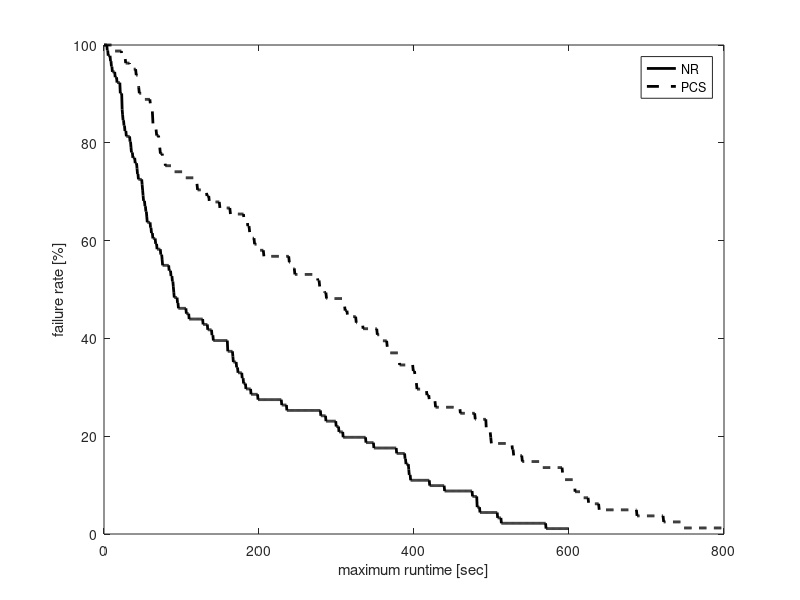

MATLAB code for this plot:
% Performance comparison between the reviewed methods for planning with PRM.
% The experiment is in one scene with obstacles where the start and goal configurations
% are:
% State c_start = {0.5236, 1.74753, -1.8326, -1.4835,	1.5708,	0, 1.004278, 0.2729, 0.9486, -1.15011, 1.81001, -1.97739};
% State c_goal = {0.5236, 0.349.007, 0.69813, -1.3963, 1.5708, 0, 0.7096, 1.8032, -1.7061, -1.6286, 1.9143, -2.0155}; // Robot 2 no backflip - Elbow down
% This while benchmarking the maximum step distance.
% With joint limits of the ABB robots.
% last updated: 10/04/17

clear all
clc

%%
D1 = load('Benchmark_PRM_GD_3poles_rB.txt');
% D1 = D1(D1(:,2)==1,:);
D1 = D1(:,2:end);

D2 = load('Benchmark_PRM_PCS_3poles_rB.txt'); 
% D2 = D2(D2(:,2)==1,:);
D2 = D2(:,2:end);

% D3 = load('Benchmark_PRM_RLX_eps5_3poles_rB.txt'); 
% % D3 = D3(D3(:,2)==1,:);
% D3 = D3(:,2:end);
% 
% D4 = load('Benchmark_PRM_SG_3poles_rB.txt'); 
% D4 = D4(D4(:,2)==1,:);
% D4 = D4(:,2:end);

%% GD
suc = D1(:,1)==1;

D = D1;
disp('------------------------------------');
disp('GD:');
disp(['Results of ' num2str(size(D,1)) ' queries.']);
disp(['Avg. runtime: ' num2str(mean(D(:,3)))  ' +/- ' num2str(std(D(:,3))/sqrt(size(D,1))) ' sec ']);
disp(['Min. runtime: ' num2str(min(D(:,3))) ' sec ']);
disp(['Avg. nodes in path: ' num2str(floor(mean(D(:,9)))) ]);
disp(['Avg. nodes in trees: ' num2str(floor(mean(D(:,10)))) ]);
disp(['Avg. number of projections: ' num2str(floor(mean(D(:,4)))) ]);
disp(['Avg. local-connection time: ' num2str(mean(D(:,11)./D(:,12))*1e3)  ' +/- ' num2str(std(D(:,11)./D(:,12))/sqrt(size(D,1))*1e3) ' msec ']);
disp(['Avg. total local-connection time: ' num2str(mean(D(:,11)))  ' +/- ' num2str(std(D(:,11))/sqrt(size(D,1))) ' sec ']);
disp(['Avg. number of local connection checks: ' num2str(mean(D(:,12)))]);
disp(['Local connection success rate: ' num2str(100*mean(D(:,13)./D(:,12))) '%.']);
disp(['Local connection checks per sec: ' num2str(mean(D(:,12)./D(:,3)))]);
disp(['Avg. collision check time: ' num2str(mean(D(:,7))) ' sec.']);
disp(['Avg. sampling time: ' num2str(mean(D(:,14)))  ' +/- ' num2str(std(D(:,14))/sqrt(size(D,1))) ' sec ']);
disp(['Avg. number of samples: ' num2str(mean(D(:,15)+D(:,16)))]);
disp(['Avg. number of successful samples: ' num2str(mean(D(:,15)))]);
disp(['Sampling fail rate: ' num2str(100-100*mean(D(:,15)./(D(:,15)+D(:,16)))) '%.']);

t = D(:,3);
maxT = max(t);
T = linspace(0,maxT,1000);
for i = 2:length(T)
    s = t < T(i);
    M(i) = 1-sum(s)/length(t);
end
M(1) = 1;
T1 = T;
M1 = M;

%% PCS
suc = D2(:,1)==1;

D = D2;
disp('------------------------------------');
disp('PCS:');
disp(['Results of ' num2str(size(D,1)) ' queries.']);
disp(['Avg. runtime: ' num2str(mean(D(:,3)))  ' +/- ' num2str(std(D(:,3))/sqrt(size(D,1))) ' sec ']);
disp(['Min. runtime: ' num2str(min(D(:,3))) ' sec ']);
disp(['Avg. nodes in path: ' num2str(floor(mean(D(:,9)))) ]);
disp(['Avg. nodes in trees: ' num2str(floor(mean(D(:,10)))) ]);
disp(['Avg. number of projections: ' num2str(floor(mean(D(:,4)))) ]);
disp(['Avg. local-connection time: ' num2str(mean(D(:,11)./D(:,12))*1e3)  ' +/- ' num2str(std(D(:,11)./D(:,12))/sqrt(size(D,1))*1e3) ' msec ']);
disp(['Avg. total local-connection time: ' num2str(mean(D(:,11)))  ' +/- ' num2str(std(D(:,11))/sqrt(size(D,1))) ' sec ']);
disp(['Avg. number of local connection checks: ' num2str(mean(D(:,12)))]);
disp(['Local connection success rate: ' num2str(100*mean(D(:,13)./D(:,12))) '%.']);
disp(['Local connection checks per sec: ' num2str(mean(D(:,12)./D(:,3)))]);
disp(['Avg. collision check time: ' num2str(mean(D(:,7))) ' sec.']);
disp(['Avg. sampling time: ' num2str(mean(D(:,14)))  ' +/- ' num2str(std(D(:,14))/sqrt(size(D,1))) ' sec ']);
disp(['Avg. number of samples: ' num2str(mean(D(:,15)+D(:,16)))]);
disp(['Avg. number of successful samples: ' num2str(mean(D(:,15)))]);
disp(['Sampling fail rate: ' num2str(100-100*mean(D(:,15)./(D(:,15)+D(:,16)))) '%.']);

t = D(:,3);
maxT = max(t);
T = linspace(0,maxT,1000);
for i = 2:length(T)
    s = t < T(i);
    M(i) = 1-sum(s)/length(t);
end
M(1) = 1;
T2 = T;
M2 = M;

%% RLX
% suc = D3(:,1)==1;
% 
% D = D2;
% disp('------------------------------------');
% disp('RLX:');
% disp(['Results of ' num2str(size(D,1)) ' queries.']);
% disp(['Avg. runtime: ' num2str(mean(D(:,3)))  ' +/- ' num2str(std(D(:,3))/sqrt(size(D,1))) ' sec ']);
% disp(['Min. runtime: ' num2str(min(D(:,3))) ' msec ']);
% disp(['Avg. nodes in path: ' num2str(floor(mean(D(:,9)))) ]);
% disp(['Avg. nodes in trees: ' num2str(floor(mean(D(:,10)))) ]);
% disp(['Avg. number of projections: ' num2str(floor(mean(D(:,4)))) ]);
% disp(['Avg. local-connection time: ' num2str(mean(D(:,11)./D(:,12))*1e3)  ' +/- ' num2str(std(D(:,11)./D(:,12))/sqrt(size(D,1))*1e3) ' msec ']);
% disp(['Avg. total local-connection time: ' num2str(mean(D(:,11)))  ' +/- ' num2str(std(D(:,11))/sqrt(size(D,1))) ' sec ']);
% disp(['Avg. number of local connection checks: ' num2str(mean(D(:,12)))]);
% disp(['Local connection success rate: ' num2str(100*mean(D(:,13)./D(:,12))) '%.']);
% disp(['Local connection checks per sec: ' num2str(mean(D(:,12)./D(:,3)))]);
% disp(['Avg. collision check time: ' num2str(mean(D(:,7))) ' sec.']);
% disp(['Avg. sampling time: ' num2str(mean(D(:,14)))  ' +/- ' num2str(std(D(:,14))/sqrt(size(D,1))) ' sec ']);
% disp(['Avg. number of samples: ' num2str(mean(D(:,15)+D(:,16)))]);
% disp(['Avg. number of successful samples: ' num2str(mean(D(:,15)))]);
% disp(['Sampling fail rate: ' num2str(100-100*mean(D(:,15)./(D(:,15)+D(:,16)))) '%.']);
% 
% t = D(:,3);
% maxT = max(t);
% T = linspace(0,maxT,1000);
% for i = 2:length(T)
%     s = t < T(i);
%     M(i) = 1-sum(s)/length(t);
% end
% M(1) = 1;
% T3 = T;
% M3 = M;
% 
% %% RSS
% suc = D4(:,1)==1;
% 
% D = D4;
% disp('------------------------------------');
% disp('RSS:');
% disp(['Results of ' num2str(size(D,1)) ' queries.']);
% disp(['Avg. runtime: ' num2str(mean(D(:,3)))  ' +/- ' num2str(std(D(:,3))/sqrt(size(D,1))) ' sec ']);
% disp(['Min. runtime: ' num2str(min(D(:,3))) ' msec ']);
% disp(['Avg. nodes in path: ' num2str(floor(mean(D(:,9)))) ]);
% disp(['Avg. nodes in trees: ' num2str(floor(mean(D(:,10)))) ]);
% disp(['Avg. number of projections: ' num2str(floor(mean(D(:,4)))) ]);
% disp(['Avg. local-connection time: ' num2str(mean(D(:,11)./D(:,12))*1e3)  ' +/- ' num2str(std(D(:,11)./D(:,12))/sqrt(size(D,1))*1e3) ' msec ']);
% disp(['Avg. total local-connection time: ' num2str(mean(D(:,11)))  ' +/- ' num2str(std(D(:,11))/sqrt(size(D,1))) ' sec ']);
% disp(['Avg. number of local connection checks: ' num2str(mean(D(:,12)))]);
% disp(['Local connection success rate: ' num2str(100*mean(D(:,13)./D(:,12))) '%.']);
% disp(['Local connection checks per sec: ' num2str(mean(D(:,12)./D(:,3)))]);
% disp(['Avg. collision check time: ' num2str(mean(D(:,7))) ' sec.']);
% disp(['Avg. sampling time: ' num2str(mean(D(:,14)))  ' +/- ' num2str(std(D(:,14))/sqrt(size(D,1))) ' sec ']);
% disp(['Avg. number of samples: ' num2str(mean(D(:,15)+D(:,16)))]);
% disp(['Avg. number of successful samples: ' num2str(mean(D(:,15)))]);
% disp(['Sampling fail rate: ' num2str(100-100*mean(D(:,15)./(D(:,15)+D(:,16)))) '%.']);
% 
% t = D(:,3);
% maxT = max(t);
% T = linspace(0,maxT,1000);
% for i = 2:length(T)
%     s = t < T(i);
%     M(i) = 1-sum(s)/length(t);
% end
% M(1) = 1;
% T4 = T;
% M4 = M;

%%
%%
h = figure(2);
clf
plot(T1,M1*100,'-k','linewidth',2);
hold on
plot(T2,M2*100,'--k','linewidth',2);
% plot(T3,M3*100,':k','linewidth',2);
% plot(T4,M4*100,':k','linewidth',2);
hold off
xlabel('maximum runtime [sec]');
ylabel('failure rate [%]');
legend('NR','PCS','RLX','RSS');
% xlim([0 max([T1 T2 T3 T4])]);
